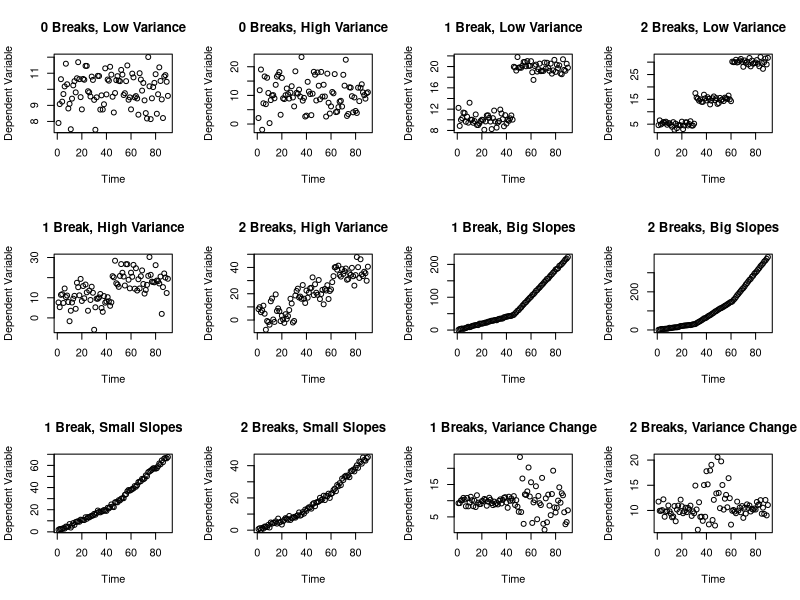

Generate this figure with R:
#creating data 
library("strucchange")
time = 1:90


#----------------ZERO A---------------- (no breaks)
data_0_a = rnorm(90, mean = 10, sd = 1)
test_data_0_a = data.frame(time, data_0_a)
bkpts_0_a = breakpoints(test_data_0_a$data_0_a ~ test_data_0_a$time, breaks = 5, h = 0.1) 

#----------------ZERO B---------------- (no breaks)
data_0_b = rnorm(90, mean = 10, sd = 5)
test_data_0_b = data.frame(time, data_0_b)
bkpts_0_b = breakpoints(test_data_0_b$data_0_b ~ test_data_0_b$time, breaks = 5, h = 0.1) 

#----------------ONE---------------- (clean sd 1 break)
first = rnorm(45, mean = 10, sd = 1) 
second = rnorm(45, mean = 20, sd = 1) 
data_1 = c(first, second) 
test_data_1 = data.frame(time, data_1) 
bkpts_1 = breakpoints(test_data_1$data_1 ~ test_data_1$time, breaks = 5, h = 0.1) 

#----------------TWO---------------- (clean sd 2 breaks)
first = rnorm(30, mean = 5, sd = 1) 
second = rnorm(30, mean = 15, sd = 1) 
third = rnorm(30, mean = 30, sd = 1) 
data_2 = c(first, second, third) 
test_data_2 = data.frame(time, data_2) 
bkpts_2 = breakpoints(test_data_2$data_2 ~ test_data_2$time, breaks = 5, h = 0.1) 

#----------------THREE---------------- (messy sd 1 break)
first = rnorm(45, mean = 10, sd = 5) 
second = rnorm(45, mean = 20, sd = 5) 
data_3 = c(first, second) 
test_data_3 = data.frame(time, data_3) 
bkpts_3 = breakpoints(test_data_3$data_3 ~ test_data_3$time, breaks = 5, h = 0.1) 

#----------------FOUR---------------- (messy sd 2 breaks)
first = rnorm(30, mean = 5, sd = 6) 
second = rnorm(30, mean = 20, sd = 6) 
third = rnorm(30, mean = 35, sd = 6) 
data_4 = c(first, second, third) 
test_data_4 = data.frame(time, data_4) 
bkpts_4 = breakpoints(test_data_4$data_4 ~ test_data_4$time, breaks = 5, h = 0.1)

#----------------FIVE---------------- (slopes one and 4 )
first = c(1:45)
second = c(seq(46, 224, by = 4))
first = rnorm(length(first), mean=first, sd=1)
second = rnorm(length(second), mean=second, sd=1)
data_5 = c(first, second)
test_data_5 = data.frame(time, data_5)
bkpts_5 = breakpoints(test_data_5$data_5 ~ test_data_5$time, breaks = 5, h = 0.1)

#----------------SIX---------------- (slopes, 1 ,4 ,and 8)
first = c(1:30)
second = c(seq(31,148, by = 4))
third = c(seq(149, 382, by = 8))
first = rnorm(length(first), mean=first, sd=1)
second = rnorm(length(second), mean=second, sd=1)
third = rnorm(length(third), mean=third, sd=1)
data_6 = c(first, second, third)
test_data_6 = data.frame(time, data_6)
bkpts_6 = breakpoints(test_data_6$data_6 ~ test_data_6$time, breaks = 5, h = 0.1)

#----------------SEVEN----------------
first = c(seq(1,23, by = .5))
second = c(24:68)
first = rnorm(length(first), mean=first, sd=1)
second = rnorm(length(second), mean=second, sd=1)
data_7 = c(first, second)
test_data_7 = data.frame(time, data_7)
bkpts_7 = breakpoints(test_data_7$data_7 ~ test_data_7$time, breaks = 5, h = 0.1)

#----------------EIGHT----------------
first = c(seq(1,8.25, by = .25))
second = c(seq(8.5,23, by = .5))
third = c(seq(24, 46, by = .75))
first = rnorm(length(first), mean=first, sd=1)
second = rnorm(length(second), mean=second, sd=1)
third = rnorm(length(third), mean=third, sd=1)
data_8 = c(first, second, third)
test_data_8 = data.frame(time, data_8)
bkpts_8 = breakpoints(test_data_8$data_8 ~ test_data_8$time, breaks = 5, h = 0.1)

#----------------Nine----------------
first = rnorm(45, mean = 10, sd = 1)
second = rnorm(45, mean = 10, sd = 5)
data_9 = c(first, second)
test_data_9 = data.frame(time, data_9)

#----------------Ten----------------
first = rnorm(30, mean = 10, sd = 1)
second = rnorm(30, mean = 10, sd = 5)
third = rnorm(30, mean = 10, sd = 1)
data_10 = c(first, second, third)
test_data_10 = data.frame(time, data_10)

#----------------plots---------------- 
par(mfrow=c(3,4))
plot(test_data_0_a, main = "0 Breaks, Low Variance", xlab="Time", ylab="Dependent Variable")
plot(test_data_0_b, main = "0 Breaks, High Variance", xlab="Time", ylab="Dependent Variable")
plot(test_data_1, main = "1 Break, Low Variance", xlab="Time", ylab="Dependent Variable")
plot(test_data_2, main = "2 Breaks, Low Variance", xlab="Time", ylab="Dependent Variable")
plot(test_data_3, main = "1 Break, High Variance", xlab="Time", ylab="Dependent Variable")
plot(test_data_4, main = "2 Breaks, High Variance", xlab="Time", ylab="Dependent Variable")
plot(test_data_5, main = "1 Break, Big Slopes", xlab="Time", ylab="Dependent Variable")
plot(test_data_6, main = "2 Breaks, Big Slopes", xlab="Time", ylab="Dependent Variable")
plot(test_data_7, main = "1 Break, Small Slopes", xlab="Time", ylab="Dependent Variable")
plot(test_data_8, main = "2 Breaks, Small Slopes", xlab="Time", ylab="Dependent Variable")
plot(test_data_9, main = "1 Breaks, Variance Change", xlab="Time", ylab="Dependent Variable")
plot(test_data_10, main = "2 Breaks, Variance Change", xlab="Time", ylab="Dependent Variable")
par(mfrow=c(1,1))
